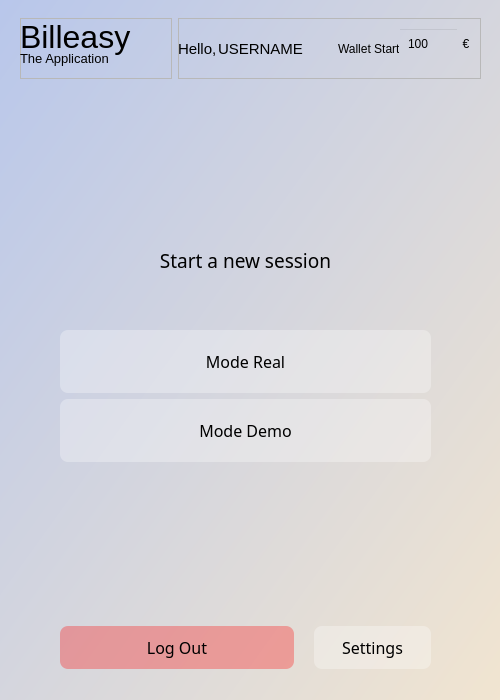
<?xml version="1.0" encoding="UTF-8"?>
<ui version="4.0">
 <class>Dialog</class>
 <widget class="QDialog" name="Dialog">
  <property name="geometry">
   <rect>
    <x>0</x>
    <y>0</y>
    <width>500</width>
    <height>700</height>
   </rect>
  </property>
  <property name="windowTitle">
   <string>Dialog</string>
  </property>
  <widget class="QWidget" name="indexLayout" native="true">
   <property name="geometry">
    <rect>
     <x>-400</x>
     <y>-502</y>
     <width>1000</width>
     <height>1400</height>
    </rect>
   </property>
   <property name="font">
    <font>
     <family>Microsoft New Tai Lue</family>
    </font>
   </property>
   <property name="styleSheet">
    <string notr="true">QWidget#indexLayout {
	background: qlineargradient(spread:pad, x1:0, y1:0, x2:1, y2:1, stop:0 rgba(141, 176, 255, 255), stop:1 rgba(255, 236, 202, 255));
}</string>
   </property>
   <widget class="QWidget" name="verticalLayoutWidget">
    <property name="geometry">
     <rect>
      <x>460</x>
      <y>590</y>
      <width>371</width>
      <height>581</height>
     </rect>
    </property>
    <property name="font">
     <font>
      <family>Microsoft New Tai Lue</family>
     </font>
    </property>
    <layout class="QVBoxLayout" name="verticalLayout">
     <item>
      <spacer name="verticalSpacer_3">
       <property name="font">
        <font>
         <family>Microsoft New Tai Lue</family>
        </font>
       </property>
       <property name="orientation">
        <enum>Qt::Vertical</enum>
       </property>
       <property name="sizeHint" stdset="0">
        <size>
         <width>20</width>
         <height>40</height>
        </size>
       </property>
      </spacer>
     </item>
     <item>
      <widget class="QLabel" name="label_3">
       <property name="font">
        <font>
         <family>Lucida Sans Unicode</family>
         <pointsize>14</pointsize>
         <weight>50</weight>
         <italic>false</italic>
         <bold>false</bold>
        </font>
       </property>
       <property name="styleSheet">
        <string notr="true">font: 14pt &quot;Lucida Sans Unicode&quot;;
margin-bottom: 50px;</string>
       </property>
       <property name="text">
        <string>Start a new session</string>
       </property>
       <property name="alignment">
        <set>Qt::AlignCenter</set>
       </property>
      </widget>
     </item>
     <item>
      <widget class="QPushButton" name="realBtn">
       <property name="font">
        <font>
         <family>Lucida Sans Unicode</family>
         <pointsize>12</pointsize>
         <weight>50</weight>
         <italic>false</italic>
         <bold>false</bold>
        </font>
       </property>
       <property name="cursor">
        <cursorShape>PointingHandCursor</cursorShape>
       </property>
       <property name="styleSheet">
        <string notr="true">* {
	font: 12pt &quot;Lucida Sans Unicode&quot;;
	border-radius: 8px;
	background: rgba(255, 255, 255, 0.3);
	padding: 20px;
}

*:hover {
	background: rgba(255, 255, 255, 0.7);
}</string>
       </property>
       <property name="text">
        <string>Mode Real</string>
       </property>
      </widget>
     </item>
     <item>
      <widget class="QPushButton" name="demoBtn">
       <property name="font">
        <font>
         <family>Lucida Sans Unicode</family>
         <pointsize>12</pointsize>
         <weight>50</weight>
         <italic>false</italic>
         <bold>false</bold>
        </font>
       </property>
       <property name="cursor">
        <cursorShape>PointingHandCursor</cursorShape>
       </property>
       <property name="styleSheet">
        <string notr="true">* {
	border-radius: 8px;
	font: 12pt &quot;Lucida Sans Unicode&quot;;
	background: rgba(255, 255, 255, 0.3);
	padding: 20px;
}

*:hover {
	background: rgba(255, 255, 255, 0.7);
}</string>
       </property>
       <property name="text">
        <string>Mode Demo</string>
       </property>
      </widget>
     </item>
     <item>
      <spacer name="verticalSpacer">
       <property name="font">
        <font>
         <family>Microsoft New Tai Lue</family>
        </font>
       </property>
       <property name="orientation">
        <enum>Qt::Vertical</enum>
       </property>
       <property name="sizeHint" stdset="0">
        <size>
         <width>20</width>
         <height>40</height>
        </size>
       </property>
      </spacer>
     </item>
     <item>
      <layout class="QHBoxLayout" name="horizontalLayout_2" stretch="2,1">
       <property name="spacing">
        <number>20</number>
       </property>
       <item>
        <widget class="QPushButton" name="logoutBtn">
         <property name="font">
          <font>
           <family>Lucida Sans Unicode</family>
           <pointsize>12</pointsize>
           <weight>50</weight>
           <italic>false</italic>
           <bold>false</bold>
          </font>
         </property>
         <property name="cursor">
          <cursorShape>PointingHandCursor</cursorShape>
         </property>
         <property name="styleSheet">
          <string notr="true">* {
	border-radius: 8px;
	font: 12pt &quot;Lucida Sans Unicode&quot;;
	background:rgba(255, 0, 0, 0.3);
	padding: 10px;
}

*:hover {
	background: rgba(255, 0, 0, 0.6);
}</string>
         </property>
         <property name="text">
          <string>Log Out</string>
         </property>
        </widget>
       </item>
       <item>
        <widget class="QPushButton" name="settingsBtn">
         <property name="font">
          <font>
           <family>Lucida Sans Unicode</family>
           <pointsize>12</pointsize>
           <weight>50</weight>
           <italic>false</italic>
           <bold>false</bold>
          </font>
         </property>
         <property name="cursor">
          <cursorShape>PointingHandCursor</cursorShape>
         </property>
         <property name="styleSheet">
          <string notr="true">* {
	border-radius: 8px;
	font: 12pt &quot;Lucida Sans Unicode&quot;;
	background: rgba(255, 255, 255, 0.3);
	padding: 10px;
}

*:hover {
	background: rgba(255, 255, 255, 0.7);
}</string>
         </property>
         <property name="text">
          <string>Settings</string>
         </property>
        </widget>
       </item>
      </layout>
     </item>
    </layout>
   </widget>
   <widget class="QWidget" name="horizontalLayoutWidget_2">
    <property name="geometry">
     <rect>
      <x>420</x>
      <y>520</y>
      <width>461</width>
      <height>61</height>
     </rect>
    </property>
    <property name="font">
     <font>
      <family>Microsoft New Tai Lue</family>
     </font>
    </property>
    <layout class="QHBoxLayout" name="horizontalLayout_3" stretch="1,2">
     <item>
      <layout class="QVBoxLayout" name="verticalLayout_3">
       <property name="spacing">
        <number>0</number>
       </property>
       <item>
        <widget class="QFrame" name="frame">
         <property name="font">
          <font>
           <family>Microsoft New Tai Lue</family>
          </font>
         </property>
         <property name="frameShape">
          <enum>QFrame::StyledPanel</enum>
         </property>
         <property name="frameShadow">
          <enum>QFrame::Raised</enum>
         </property>
         <widget class="QLabel" name="title">
          <property name="geometry">
           <rect>
            <x>0</x>
            <y>-2</y>
            <width>111</width>
            <height>41</height>
           </rect>
          </property>
          <property name="font">
           <font>
            <family>MS Shell Dlg 2</family>
            <pointsize>24</pointsize>
            <weight>50</weight>
            <italic>false</italic>
            <bold>false</bold>
           </font>
          </property>
          <property name="styleSheet">
           <string notr="true">font: 24pt &quot;MS Shell Dlg 2&quot;;</string>
          </property>
          <property name="text">
           <string>Billeasy</string>
          </property>
         </widget>
         <widget class="QLabel" name="subtitle">
          <property name="geometry">
           <rect>
            <x>0</x>
            <y>30</y>
            <width>101</width>
            <height>21</height>
           </rect>
          </property>
          <property name="font">
           <font>
            <family>MS Shell Dlg 2</family>
            <pointsize>10</pointsize>
            <weight>50</weight>
            <italic>false</italic>
            <bold>false</bold>
           </font>
          </property>
          <property name="styleSheet">
           <string notr="true">font: 10pt &quot;MS Shell Dlg 2&quot;;</string>
          </property>
          <property name="text">
           <string>The Application</string>
          </property>
         </widget>
        </widget>
       </item>
      </layout>
     </item>
     <item>
      <layout class="QVBoxLayout" name="verticalLayout_2">
       <item>
        <widget class="QFrame" name="frame_2">
         <property name="font">
          <font>
           <family>Microsoft New Tai Lue</family>
          </font>
         </property>
         <property name="frameShape">
          <enum>QFrame::StyledPanel</enum>
         </property>
         <property name="frameShadow">
          <enum>QFrame::Raised</enum>
         </property>
         <widget class="QLabel" name="wlcTextLbl">
          <property name="geometry">
           <rect>
            <x>0</x>
            <y>0</y>
            <width>41</width>
            <height>61</height>
           </rect>
          </property>
          <property name="font">
           <font>
            <family>MS Shell Dlg 2</family>
            <pointsize>11</pointsize>
            <weight>50</weight>
            <italic>false</italic>
            <bold>false</bold>
           </font>
          </property>
          <property name="styleSheet">
           <string notr="true">font: 11pt &quot;MS Shell Dlg 2&quot;;</string>
          </property>
          <property name="text">
           <string>Hello,</string>
          </property>
         </widget>
         <widget class="QLabel" name="wlcUsernameLbl">
          <property name="geometry">
           <rect>
            <x>40</x>
            <y>0</y>
            <width>201</width>
            <height>61</height>
           </rect>
          </property>
          <property name="font">
           <font>
            <family>MS Shell Dlg 2</family>
            <pointsize>11</pointsize>
            <weight>50</weight>
            <italic>false</italic>
            <bold>false</bold>
           </font>
          </property>
          <property name="styleSheet">
           <string notr="true">font: 11pt &quot;MS Shell Dlg 2&quot;;</string>
          </property>
          <property name="text">
           <string>USERNAME</string>
          </property>
         </widget>
         <widget class="QLineEdit" name="walletEdit">
          <property name="geometry">
           <rect>
            <x>220</x>
            <y>10</y>
            <width>61</width>
            <height>31</height>
           </rect>
          </property>
          <property name="styleSheet">
           <string notr="true">background: transparent;
font: 12pt &quot;MS Shell Dlg 2&quot;;
padding: 7px;</string>
          </property>
          <property name="text">
           <string>100</string>
          </property>
         </widget>
         <widget class="QLabel" name="label">
          <property name="geometry">
           <rect>
            <x>160</x>
            <y>10</y>
            <width>61</width>
            <height>41</height>
           </rect>
          </property>
          <property name="text">
           <string>Wallet Start</string>
          </property>
         </widget>
         <widget class="QLabel" name="label_4">
          <property name="geometry">
           <rect>
            <x>280</x>
            <y>10</y>
            <width>16</width>
            <height>31</height>
           </rect>
          </property>
          <property name="styleSheet">
           <string notr="true">font: 75 12pt &quot;MS Shell Dlg 2&quot;;</string>
          </property>
          <property name="text">
           <string>€</string>
          </property>
          <property name="alignment">
           <set>Qt::AlignCenter</set>
          </property>
         </widget>
        </widget>
       </item>
      </layout>
     </item>
    </layout>
   </widget>
  </widget>
 </widget>
 <resources/>
 <connections/>
</ui>
